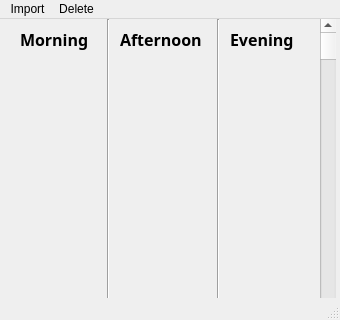
<?xml version="1.0" encoding="UTF-8"?>
<ui version="4.0">
 <class>MainResults</class>
 <widget class="QMainWindow" name="MainResults">
  <property name="geometry">
   <rect>
    <x>0</x>
    <y>0</y>
    <width>340</width>
    <height>320</height>
   </rect>
  </property>
  <property name="windowTitle">
   <string>MainWindow</string>
  </property>
  <widget class="QWidget" name="centralwidget">
   <widget class="QLabel" name="afternoon">
    <property name="geometry">
     <rect>
      <x>120</x>
      <y>10</y>
      <width>91</width>
      <height>21</height>
     </rect>
    </property>
    <property name="font">
     <font>
      <family>Arial Black</family>
      <pointsize>12</pointsize>
      <weight>75</weight>
      <bold>true</bold>
     </font>
    </property>
    <property name="text">
     <string>Afternoon</string>
    </property>
   </widget>
   <widget class="QLabel" name="evening">
    <property name="geometry">
     <rect>
      <x>230</x>
      <y>10</y>
      <width>71</width>
      <height>21</height>
     </rect>
    </property>
    <property name="font">
     <font>
      <family>Arial Black</family>
      <pointsize>12</pointsize>
      <weight>75</weight>
      <bold>true</bold>
     </font>
    </property>
    <property name="text">
     <string>Evening</string>
    </property>
   </widget>
   <widget class="QLabel" name="morning">
    <property name="geometry">
     <rect>
      <x>20</x>
      <y>10</y>
      <width>71</width>
      <height>21</height>
     </rect>
    </property>
    <property name="font">
     <font>
      <family>Arial Black</family>
      <pointsize>12</pointsize>
      <weight>75</weight>
      <bold>true</bold>
     </font>
    </property>
    <property name="text">
     <string>Morning</string>
    </property>
   </widget>
   <widget class="QScrollBar" name="scroll">
    <property name="geometry">
     <rect>
      <x>320</x>
      <y>0</y>
      <width>16</width>
      <height>320</height>
     </rect>
    </property>
    <property name="orientation">
     <enum>Qt::Vertical</enum>
    </property>
   </widget>
   <widget class="Line" name="line">
    <property name="geometry">
     <rect>
      <x>100</x>
      <y>0</y>
      <width>16</width>
      <height>320</height>
     </rect>
    </property>
    <property name="orientation">
     <enum>Qt::Vertical</enum>
    </property>
   </widget>
   <widget class="Line" name="line_2">
    <property name="geometry">
     <rect>
      <x>210</x>
      <y>0</y>
      <width>16</width>
      <height>320</height>
     </rect>
    </property>
    <property name="orientation">
     <enum>Qt::Vertical</enum>
    </property>
   </widget>
  </widget>
  <widget class="QMenuBar" name="menubar">
   <property name="geometry">
    <rect>
     <x>0</x>
     <y>0</y>
     <width>340</width>
     <height>21</height>
    </rect>
   </property>
   <widget class="QMenu" name="menuImport">
    <property name="title">
     <string>Import</string>
    </property>
   </widget>
   <widget class="QMenu" name="menuDelete">
    <property name="title">
     <string>Delete</string>
    </property>
   </widget>
   <addaction name="menuImport"/>
   <addaction name="menuDelete"/>
  </widget>
  <widget class="QStatusBar" name="statusbar"/>
 </widget>
 <resources/>
 <connections/>
</ui>
